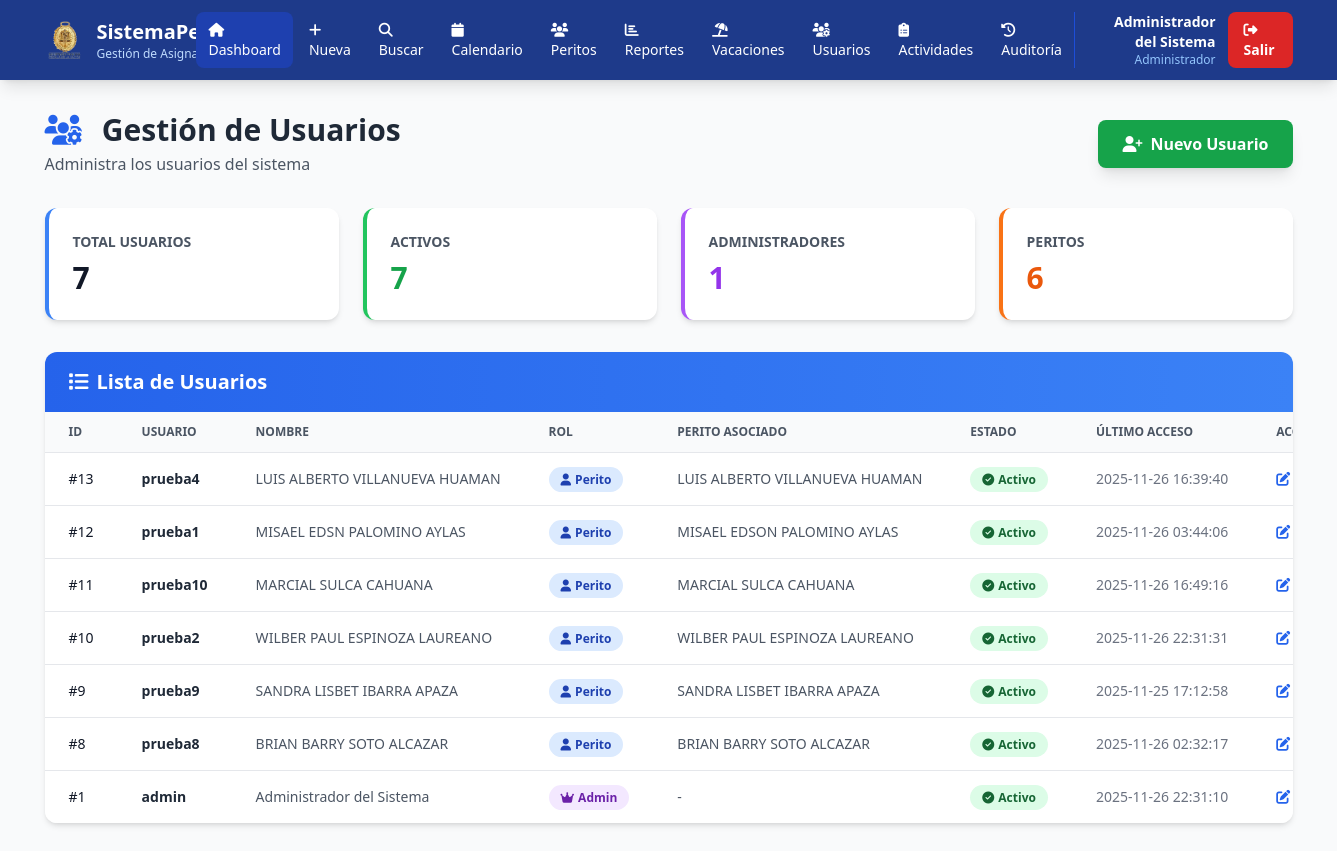
Before: /usuarios (signed in) with the older database file.
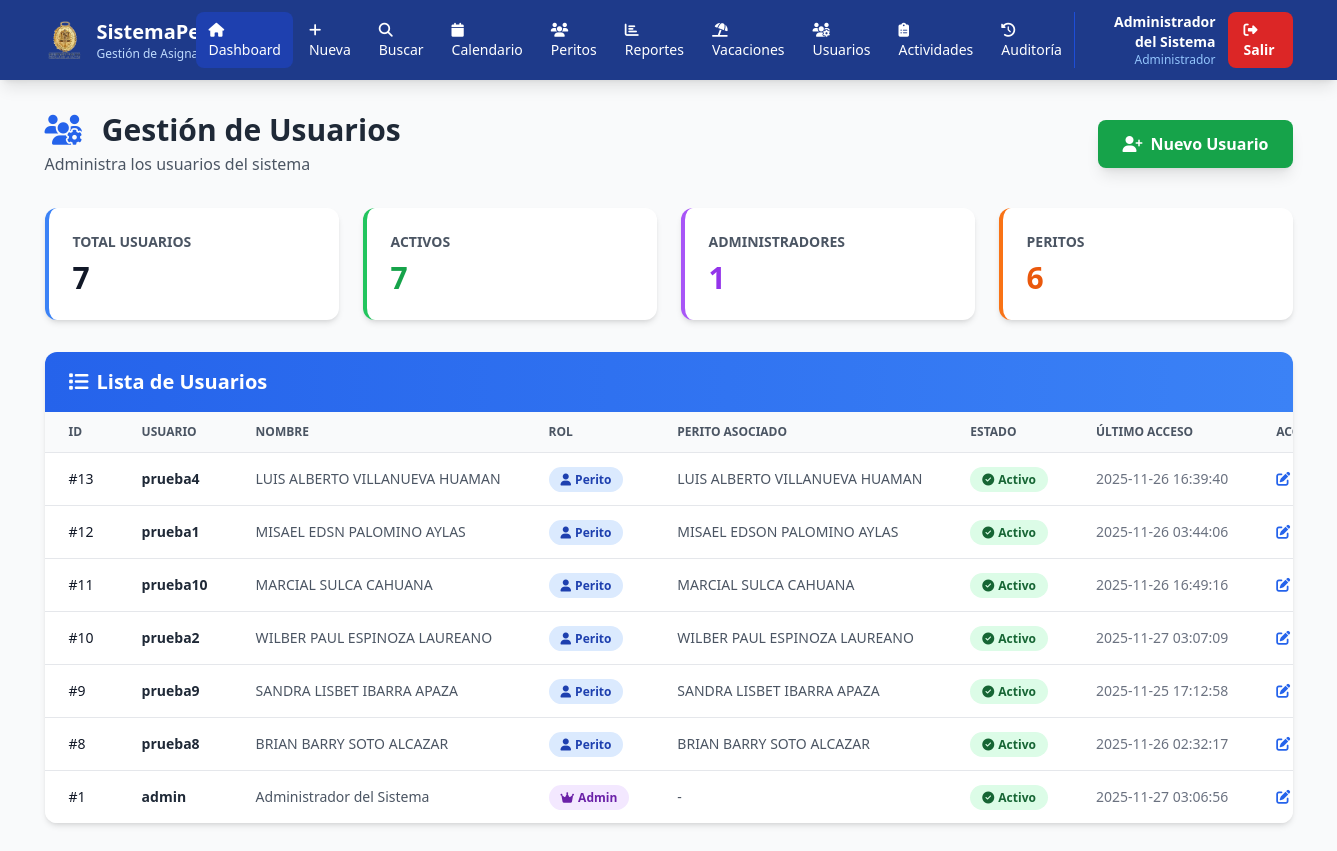
After: the same page with the newer database file.
### tables this page shows
CREATE TABLE usuarios (
            id INTEGER PRIMARY KEY AUTOINCREMENT,
            usuario TEXT UNIQUE NOT NULL,
            password TEXT NOT NULL,
            rol TEXT NOT NULL,
            perito_id INTEGER,
            nombre_completo TEXT,
            email TEXT,
            activo INTEGER DEFAULT 1,
            primer_inicio INTEGER DEFAULT 1,
            fecha_creacion TIMESTAMP DEFAULT CURRENT_TIMESTAMP,
            ultimo_acceso TIMESTAMP,
            FOREIGN KEY (perito_id) REFERENCES peritos(id)
        );

CREATE TABLE peritos (
            id INTEGER PRIMARY KEY AUTOINCREMENT,
            nombre_completo TEXT NOT NULL,
            tipo TEXT NOT NULL,
            estado TEXT DEFAULT 'Activo',
            fecha_creacion TIMESTAMP DEFAULT CURRENT_TIMESTAMP
        );

### app.py (the view)
@app.route('/usuarios')
@admin_required
def gestion_usuarios():
    conn = sqlite3.connect('database.db')
    conn.row_factory = sqlite3.Row
    cursor = conn.cursor()
    cursor.execute('''
        SELECT u.*, p.nombre_completo as perito_nombre
        FROM usuarios u
        LEFT JOIN peritos p ON u.perito_id = p.id
        ORDER BY u.fecha_creacion DESC
    ''')
    usuarios = []
    for row in cursor.fetchall():
        usuarios.append({
            'id': row['id'],
            'usuario': row['usuario'],
            'rol': row['rol'],
            'perito_id': row['perito_id'],
            'perito_nombre': row['perito_nombre'],
            'nombre_completo': row['nombre_completo'],
            'email': row['email'],
            'activo': row['activo'],
            'primer_inicio': row['primer_inicio'],
            'fecha_creacion': row['fecha_creacion'],
            'ultimo_acceso': row['ultimo_acceso']
        })
    cursor.execute('SELECT id, nombre_completo, tipo FROM peritos WHERE estado = "Activo" ORDER BY tipo, nombre_completo')
    peritos = [{'id': row['id'], 'nombre': row['nombre_completo'], 'tipo': row['tipo']} for row in cursor.fetchall()]
    conn.close()
    return render_template('admin/usuarios.html', usuarios=usuarios, peritos=peritos)

### app.py (called while the page is built)
def admin_required(f):
    @wraps(f)
    def decorated_function(*args, **kwargs):
        if 'usuario_id' not in session:
            return redirect(url_for('login'))
        if session.get('rol') != 'admin':
            return redirect(url_for('index'))
        return f(*args, **kwargs)
    return decorated_function

### templates/admin/usuarios.html (shortened to what this page needs)
<!DOCTYPE html>
<html lang="es">
<head>
    <script src="https://cdn.tailwindcss.com"></script>
    <link rel="stylesheet" href="https://cdnjs.cloudflare.com/ajax/libs/font-awesome/6.4.0/css/all.min.css">
</head>
<body class="bg-gray-50">
    <nav class="bg-blue-900 text-white shadow-lg">
        <div class="container mx-auto px-4">
            <div class="flex justify-between items-center py-3">
                <div class="flex items-center space-x-3">
                    <img src="{{ url_for('static', filename='imagenes/logompo.png') }}" alt="Logo" class="w-10 h-10 object-contain">
                    <div class="hidden md:block">
                        <h1 class="text-xl font-bold">SistemaPerito</h1>
                        <p class="text-xs text-blue-200">Gestión de Asignaciones</p>
                    </div>
                </div>
                <div class="flex items-center space-x-1">
                    <a href="/" class="px-3 py-2 bg-blue-800 rounded-lg hover:bg-blue-700 transition text-sm">
                        <i class="fas fa-home mr-1"></i>Dashboard
                    </a>
                    {% if session.rol == 'admin' %}
                    <a href="/nuevo" class="px-3 py-2 rounded-lg hover:bg-blue-800 transition text-sm">
                        <i class="fas fa-plus mr-1"></i>Nueva
                    </a>
                    {% endif %}
                    <a href="/buscar" class="px-3 py-2 rounded-lg hover:bg-blue-800 transition text-sm">
                        <i class="fas fa-search mr-1"></i>Buscar
                    </a>
                    <a href="/calendario" class="px-3 py-2 rounded-lg hover:bg-blue-800 transition text-sm">
                        <i class="fas fa-calendar mr-1"></i>Calendario
                    </a>
                    {% if session.rol == 'admin' %}
                    <a href="/peritos" class="px-3 py-2 rounded-lg hover:bg-blue-800 transition text-sm">
                        <i class="fas fa-users mr-1"></i>Peritos
                    </a>
                    <a href="/reportes" class="px-3 py-2 rounded-lg hover:bg-blue-800 transition text-sm">
                        <i class="fas fa-chart-bar mr-1"></i>Reportes
                    </a>
                    <a href="/vacaciones" class="px-3 py-2 rounded-lg hover:bg-blue-800 transition text-sm">
                        <i class="fas fa-umbrella-beach mr-1"></i>Vacaciones
                    </a>
                    <a href="/usuarios" class="px-3 py-2 rounded-lg hover:bg-blue-800 transition text-sm">
                        <i class="fas fa-users-cog mr-1"></i>Usuarios
                    </a>
                    <a href="/actividades-admin" class="px-3 py-2 rounded-lg hover:bg-blue-800 transition text-sm">
                        <i class="fas fa-clipboard-list mr-1"></i>Actividades
                    </a>
                     <a href="/auditoria" class="px-3 py-2 rounded-lg hover:bg-blue-800 transition text-sm">
                        <i class="fas fa-history mr-1"></i>Auditoría
                    </a>
                    {% endif %}
                </div>
                <div class="flex items-center space-x-3 border-l border-blue-700 pl-4">
                    <div class="text-right hidden md:block">
                        <p class="text-sm font-semibold">{{ session.nombre_completo or session.usuario }}</p>
                        {% if tipo_perito %}
                        <p class="text-xs text-blue-300">Perito {{ tipo_perito }}</p>
                        {% elif session.rol == 'admin' %}
                        <p class="text-xs text-blue-300">Administrador</p>
                        {% endif %}
                    </div>
                    <a href="/logout" class="px-4 py-2 bg-red-600 rounded-lg hover:bg-red-700 transition text-sm font-semibold">
                        <i class="fas fa-sign-out-alt mr-1"></i>Salir
                    </a>
                </div>
            </div>
        </div>
    </nav>
    <div class="container mx-auto px-4 py-8">
        <div class="flex justify-between items-center mb-8">
            <div>
                <h2 class="text-3xl font-bold text-gray-800">
                    <i class="fas fa-users-cog text-blue-600 mr-3"></i>
                    Gestión de Usuarios
                </h2>
                <p class="text-gray-600 mt-1">Administra los usuarios del sistema</p>
            </div>
            <button onclick="mostrarModalNuevo()"
                    class="px-6 py-3 bg-green-600 text-white font-semibold rounded-lg hover:bg-green-700 transition shadow-lg">
                <i class="fas fa-user-plus mr-2"></i>Nuevo Usuario
            </button>
        </div>
        <div class="grid grid-cols-1 md:grid-cols-4 gap-6 mb-8">
            <div class="bg-white rounded-xl shadow-md p-6 border-l-4 border-blue-500">
                <p class="text-sm font-semibold text-gray-600 uppercase">Total Usuarios</p>
                <p class="text-3xl font-bold text-gray-900 mt-2">{{ usuarios|length }}</p>
            </div>
            <div class="bg-white rounded-xl shadow-md p-6 border-l-4 border-green-500">
                <p class="text-sm font-semibold text-gray-600 uppercase">Activos</p>
                <p class="text-3xl font-bold text-green-600 mt-2">{{ usuarios|selectattr('activo', 'equalto', 1)|list|length }}</p>
            </div>
            <div class="bg-white rounded-xl shadow-md p-6 border-l-4 border-purple-500">
                <p class="text-sm font-semibold text-gray-600 uppercase">Administradores</p>
                <p class="text-3xl font-bold text-purple-600 mt-2">{{ usuarios|selectattr('rol', 'equalto', 'admin')|list|length }}</p>
            </div>
            <div class="bg-white rounded-xl shadow-md p-6 border-l-4 border-orange-500">
                <p class="text-sm font-semibold text-gray-600 uppercase">Peritos</p>
                <p class="text-3xl font-bold text-orange-600 mt-2">{{ usuarios|selectattr('rol', 'equalto', 'perito')|list|length }}</p>
            </div>
        </div>
        <div class="bg-white rounded-xl shadow-md overflow-hidden">
            <div class="px-6 py-4 bg-gradient-to-r from-blue-600 to-blue-500">
                <h3 class="text-xl font-bold text-white">
                    <i class="fas fa-list mr-2"></i>Lista de Usuarios
                </h3>
            </div>
            <div class="overflow-x-auto">
                <table class="min-w-full divide-y divide-gray-200">
                    <thead class="bg-gray-50">
                        <tr>
                            <th class="px-6 py-3 text-left text-xs font-semibold text-gray-600 uppercase">ID</th>
                            <th class="px-6 py-3 text-left text-xs font-semibold text-gray-600 uppercase">Usuario</th>
                            <th class="px-6 py-3 text-left text-xs font-semibold text-gray-600 uppercase">Nombre</th>
                            <th class="px-6 py-3 text-left text-xs font-semibold text-gray-600 uppercase">Rol</th>
                            <th class="px-6 py-3 text-left text-xs font-semibold text-gray-600 uppercase">Perito Asociado</th>
                            <th class="px-6 py-3 text-left text-xs font-semibold text-gray-600 uppercase">Estado</th>
                            <th class="px-6 py-3 text-left text-xs font-semibold text-gray-600 uppercase">Último Acceso</th>
                            <th class="px-6 py-3 text-left text-xs font-semibold text-gray-600 uppercase">Acciones</th>
                        </tr>
                    </thead>
                    <tbody class="bg-white divide-y divide-gray-200">
                        {% for user in usuarios %}
                        <tr class="hover:bg-gray-50">
                            <td class="px-6 py-4 whitespace-nowrap text-sm font-medium text-gray-900">#{{ user.id }}</td>
                            <td class="px-6 py-4 whitespace-nowrap text-sm font-semibold text-gray-800">{{ user.usuario }}</td>
                            <td class="px-6 py-4 whitespace-nowrap text-sm text-gray-600">{{ user.nombre_completo or '-' }}</td>
                            <td class="px-6 py-4 whitespace-nowrap text-sm">
                                {% if user.rol == 'admin' %}
                                <span class="px-3 py-1 bg-purple-100 text-purple-800 rounded-full text-xs font-semibold">
                                    <i class="fas fa-crown mr-1"></i>Admin
                                </span>
                                {% else %}
                                <span class="px-3 py-1 bg-blue-100 text-blue-800 rounded-full text-xs font-semibold">
                                    <i class="fas fa-user mr-1"></i>Perito
                                </span>
                                {% endif %}
                            </td>
                            <td class="px-6 py-4 whitespace-nowrap text-sm text-gray-600">
                                {{ user.perito_nombre or '-' }}
                            </td>
                            <td class="px-6 py-4 whitespace-nowrap text-sm">
                                {% if user.activo %}
                                <span class="px-3 py-1 bg-green-100 text-green-800 rounded-full text-xs font-semibold">
                                    <i class="fas fa-check-circle mr-1"></i>Activo
                                </span>
                                {% else %}
                                <span class="px-3 py-1 bg-red-100 text-red-800 rounded-full text-xs font-semibold">
                                    <i class="fas fa-times-circle mr-1"></i>Inactivo
                                </span>
                                {% endif %}
                            </td>
                            <td class="px-6 py-4 whitespace-nowrap text-sm text-gray-500">
                                {{ user.ultimo_acceso or 'Nunca' }}
                            </td>
                            <td class="px-6 py-4 whitespace-nowrap text-sm space-x-2">
                                <button onclick="editarUsuario({{ user.id }}, '{{ user.usuario }}', '{{ user.nombre_completo }}', '{{ user.email }}', '{{ user.rol }}', {{ user.perito_id or 'null' }}, {{ user.activo }})"
                                        class="text-blue-600 hover:text-blue-800" title="Editar">
                                    <i class="fas fa-edit"></i>
                                </button>
                            </td>
                        </tr>
                        {% endfor %}
                    </tbody>
                </table>
            </div>
        </div>
    </div>
</body>
</html>

Changed rows visible on the page:
changed usuarios "admin": ultimo_acceso "2025-11-26 22:31:10" → "2025-11-27 03:06:56"
changed usuarios "prueba2": ultimo_acceso "2025-11-26 22:31:31" → "2025-11-27 03:07:09"
